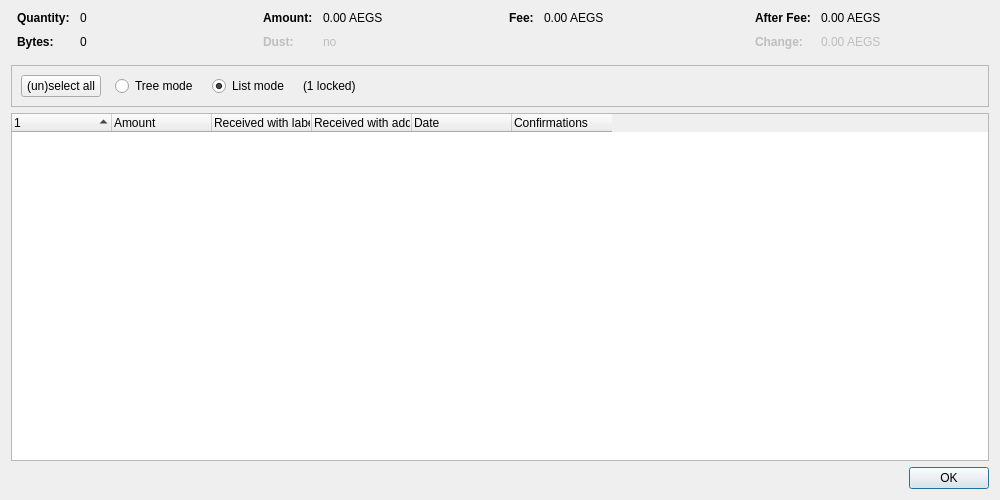
<?xml version="1.0" encoding="UTF-8"?>
<ui version="4.0">
 <class>CoinControlDialog</class>
 <widget class="QDialog" name="CoinControlDialog">
  <property name="geometry">
   <rect>
    <x>0</x>
    <y>0</y>
    <width>1000</width>
    <height>500</height>
   </rect>
  </property>
  <property name="windowTitle">
   <string>Coin Selection</string>
  </property>
  <layout class="QVBoxLayout" name="verticalLayout">
   <item>
    <layout class="QHBoxLayout" name="horizontalLayoutTop" stretch="0,0,0,0">
     <property name="topMargin">
      <number>0</number>
     </property>
     <property name="bottomMargin">
      <number>10</number>
     </property>
     <item>
      <layout class="QFormLayout" name="formLayoutCoinControl1">
       <property name="horizontalSpacing">
        <number>10</number>
       </property>
       <property name="verticalSpacing">
        <number>10</number>
       </property>
       <property name="leftMargin">
        <number>6</number>
       </property>
       <property name="rightMargin">
        <number>6</number>
       </property>
       <item row="0" column="0">
        <widget class="QLabel" name="labelCoinControlQuantityText">
         <property name="font">
          <font>
           <weight>75</weight>
           <bold>true</bold>
          </font>
         </property>
         <property name="text">
          <string>Quantity:</string>
         </property>
        </widget>
       </item>
       <item row="0" column="1">
        <widget class="QLabel" name="labelCoinControlQuantity">
         <property name="cursor">
          <cursorShape>IBeamCursor</cursorShape>
         </property>
         <property name="contextMenuPolicy">
          <enum>Qt::ActionsContextMenu</enum>
         </property>
         <property name="text">
          <string notr="true">0</string>
         </property>
         <property name="textInteractionFlags">
          <set>Qt::LinksAccessibleByMouse|Qt::TextSelectableByKeyboard|Qt::TextSelectableByMouse</set>
         </property>
        </widget>
       </item>
       <item row="1" column="0">
        <widget class="QLabel" name="labelCoinControlBytesText">
         <property name="font">
          <font>
           <weight>75</weight>
           <bold>true</bold>
          </font>
         </property>
         <property name="text">
          <string>Bytes:</string>
         </property>
        </widget>
       </item>
       <item row="1" column="1">
        <widget class="QLabel" name="labelCoinControlBytes">
         <property name="cursor">
          <cursorShape>IBeamCursor</cursorShape>
         </property>
         <property name="contextMenuPolicy">
          <enum>Qt::ActionsContextMenu</enum>
         </property>
         <property name="text">
          <string notr="true">0</string>
         </property>
         <property name="textInteractionFlags">
          <set>Qt::LinksAccessibleByMouse|Qt::TextSelectableByKeyboard|Qt::TextSelectableByMouse</set>
         </property>
        </widget>
       </item>
      </layout>
     </item>
     <item>
      <layout class="QFormLayout" name="formLayoutCoinControl2">
       <property name="horizontalSpacing">
        <number>10</number>
       </property>
       <property name="verticalSpacing">
        <number>10</number>
       </property>
       <property name="leftMargin">
        <number>6</number>
       </property>
       <property name="rightMargin">
        <number>6</number>
       </property>
       <item row="0" column="0">
        <widget class="QLabel" name="labelCoinControlAmountText">
         <property name="font">
          <font>
           <weight>75</weight>
           <bold>true</bold>
          </font>
         </property>
         <property name="text">
          <string>Amount:</string>
         </property>
        </widget>
       </item>
       <item row="0" column="1">
        <widget class="QLabel" name="labelCoinControlAmount">
         <property name="cursor">
          <cursorShape>IBeamCursor</cursorShape>
         </property>
         <property name="contextMenuPolicy">
          <enum>Qt::ActionsContextMenu</enum>
         </property>
         <property name="text">
          <string notr="true">0.00 AEGS</string>
         </property>
         <property name="textInteractionFlags">
          <set>Qt::LinksAccessibleByMouse|Qt::TextSelectableByKeyboard|Qt::TextSelectableByMouse</set>
         </property>
        </widget>
       </item>
       <item row="1" column="0">
        <widget class="QLabel" name="labelCoinControlLowOutputText">
         <property name="enabled">
          <bool>false</bool>
         </property>
         <property name="font">
          <font>
           <weight>75</weight>
           <bold>true</bold>
          </font>
         </property>
         <property name="text">
          <string>Dust:</string>
         </property>
        </widget>
       </item>
       <item row="1" column="1">
        <widget class="QLabel" name="labelCoinControlLowOutput">
         <property name="enabled">
          <bool>false</bool>
         </property>
         <property name="cursor">
          <cursorShape>IBeamCursor</cursorShape>
         </property>
         <property name="contextMenuPolicy">
          <enum>Qt::ActionsContextMenu</enum>
         </property>
         <property name="text">
          <string notr="true">no</string>
         </property>
         <property name="textInteractionFlags">
          <set>Qt::LinksAccessibleByMouse|Qt::TextSelectableByKeyboard|Qt::TextSelectableByMouse</set>
         </property>
        </widget>
       </item>
      </layout>
     </item>
     <item>
      <layout class="QFormLayout" name="formLayoutCoinControl3">
       <property name="horizontalSpacing">
        <number>10</number>
       </property>
       <property name="verticalSpacing">
        <number>10</number>
       </property>
       <property name="leftMargin">
        <number>6</number>
       </property>
       <property name="rightMargin">
        <number>6</number>
       </property>
       <item row="0" column="0">
        <widget class="QLabel" name="labelCoinControlFeeText">
         <property name="font">
          <font>
           <weight>75</weight>
           <bold>true</bold>
          </font>
         </property>
         <property name="text">
          <string>Fee:</string>
         </property>
        </widget>
       </item>
       <item row="0" column="1">
        <widget class="QLabel" name="labelCoinControlFee">
         <property name="cursor">
          <cursorShape>IBeamCursor</cursorShape>
         </property>
         <property name="contextMenuPolicy">
          <enum>Qt::ActionsContextMenu</enum>
         </property>
         <property name="text">
          <string notr="true">0.00 AEGS</string>
         </property>
         <property name="textInteractionFlags">
          <set>Qt::LinksAccessibleByMouse|Qt::TextSelectableByKeyboard|Qt::TextSelectableByMouse</set>
         </property>
        </widget>
       </item>
      </layout>
     </item>
     <item>
      <layout class="QFormLayout" name="formLayoutCoinControl4">
       <property name="horizontalSpacing">
        <number>10</number>
       </property>
       <property name="verticalSpacing">
        <number>10</number>
       </property>
       <property name="leftMargin">
        <number>6</number>
       </property>
       <property name="rightMargin">
        <number>6</number>
       </property>
       <item row="0" column="0">
        <widget class="QLabel" name="labelCoinControlAfterFeeText">
         <property name="font">
          <font>
           <weight>75</weight>
           <bold>true</bold>
          </font>
         </property>
         <property name="text">
          <string>After Fee:</string>
         </property>
        </widget>
       </item>
       <item row="0" column="1">
        <widget class="QLabel" name="labelCoinControlAfterFee">
         <property name="cursor">
          <cursorShape>IBeamCursor</cursorShape>
         </property>
         <property name="contextMenuPolicy">
          <enum>Qt::ActionsContextMenu</enum>
         </property>
         <property name="text">
          <string notr="true">0.00 AEGS</string>
         </property>
         <property name="textInteractionFlags">
          <set>Qt::LinksAccessibleByMouse|Qt::TextSelectableByKeyboard|Qt::TextSelectableByMouse</set>
         </property>
        </widget>
       </item>
       <item row="1" column="0">
        <widget class="QLabel" name="labelCoinControlChangeText">
         <property name="enabled">
          <bool>false</bool>
         </property>
         <property name="font">
          <font>
           <weight>75</weight>
           <bold>true</bold>
          </font>
         </property>
         <property name="text">
          <string>Change:</string>
         </property>
        </widget>
       </item>
       <item row="1" column="1">
        <widget class="QLabel" name="labelCoinControlChange">
         <property name="enabled">
          <bool>false</bool>
         </property>
         <property name="cursor">
          <cursorShape>IBeamCursor</cursorShape>
         </property>
         <property name="contextMenuPolicy">
          <enum>Qt::ActionsContextMenu</enum>
         </property>
         <property name="text">
          <string notr="true">0.00 AEGS</string>
         </property>
         <property name="textInteractionFlags">
          <set>Qt::LinksAccessibleByMouse|Qt::TextSelectableByKeyboard|Qt::TextSelectableByMouse</set>
         </property>
        </widget>
       </item>
      </layout>
     </item>
    </layout>
   </item>
   <item>
    <widget class="QFrame" name="frame">
     <property name="minimumSize">
      <size>
       <width>0</width>
       <height>40</height>
      </size>
     </property>
     <property name="frameShape">
      <enum>QFrame::StyledPanel</enum>
     </property>
     <property name="frameShadow">
      <enum>QFrame::Sunken</enum>
     </property>
     <layout class="QHBoxLayout" name="horizontalLayout">
      <item>
       <layout class="QHBoxLayout" name="horizontalLayoutPanel" stretch="0,0,0,0,0">
        <property name="spacing">
         <number>14</number>
        </property>
        <item>
         <widget class="QPushButton" name="pushButtonSelectAll">
          <property name="sizePolicy">
           <sizepolicy hsizetype="Maximum" vsizetype="Fixed">
            <horstretch>0</horstretch>
            <verstretch>0</verstretch>
           </sizepolicy>
          </property>
          <property name="text">
           <string>(un)select all</string>
          </property>
          <property name="autoDefault">
           <bool>false</bool>
          </property>
         </widget>
        </item>
        <item>
         <widget class="QRadioButton" name="radioTreeMode">
          <property name="sizePolicy">
           <sizepolicy hsizetype="Maximum" vsizetype="Fixed">
            <horstretch>0</horstretch>
            <verstretch>0</verstretch>
           </sizepolicy>
          </property>
          <property name="text">
           <string>Tree mode</string>
          </property>
         </widget>
        </item>
        <item>
         <widget class="QRadioButton" name="radioListMode">
          <property name="sizePolicy">
           <sizepolicy hsizetype="Maximum" vsizetype="Fixed">
            <horstretch>0</horstretch>
            <verstretch>0</verstretch>
           </sizepolicy>
          </property>
          <property name="text">
           <string>List mode</string>
          </property>
          <property name="checked">
           <bool>true</bool>
          </property>
         </widget>
        </item>
        <item>
         <widget class="QLabel" name="labelLocked">
          <property name="text">
           <string notr="true">(1 locked)</string>
          </property>
         </widget>
        </item>
        <item>
         <spacer name="horizontalSpacer">
          <property name="orientation">
           <enum>Qt::Horizontal</enum>
          </property>
          <property name="sizeHint" stdset="0">
           <size>
            <width>40</width>
            <height>20</height>
           </size>
          </property>
         </spacer>
        </item>
       </layout>
      </item>
     </layout>
    </widget>
   </item>
   <item>
    <widget class="CoinControlTreeWidget" name="treeWidget">
     <property name="contextMenuPolicy">
      <enum>Qt::CustomContextMenu</enum>
     </property>
     <property name="sortingEnabled">
      <bool>false</bool>
     </property>
     <property name="columnCount">
      <number>6</number>
     </property>
     <attribute name="headerShowSortIndicator" stdset="0">
      <bool>true</bool>
     </attribute>
     <attribute name="headerStretchLastSection">
      <bool>false</bool>
     </attribute>
     <column>
      <property name="text">
       <string/>
      </property>
     </column>
     <column>
      <property name="text">
       <string>Amount</string>
      </property>
     </column>
     <column>
      <property name="text">
       <string>Received with label</string>
      </property>
     </column>
     <column>
      <property name="text">
       <string>Received with address</string>
      </property>
     </column>
     <column>
      <property name="text">
       <string>Date</string>
      </property>
     </column>
     <column>
      <property name="text">
       <string>Confirmations</string>
      </property>
      <property name="toolTip">
       <string>Confirmed</string>
      </property>
     </column>
     <column>
      <property name="text">
       <string/>
      </property>
     </column>
     <column>
      <property name="text">
       <string/>
      </property>
     </column>
     <column>
      <property name="text">
       <string/>
      </property>
     </column>
     <column>
      <property name="text">
       <string/>
      </property>
     </column>
    </widget>
   </item>
   <item>
    <widget class="QDialogButtonBox" name="buttonBox">
     <property name="orientation">
      <enum>Qt::Horizontal</enum>
     </property>
     <property name="standardButtons">
      <set>QDialogButtonBox::Ok</set>
     </property>
    </widget>
   </item>
  </layout>
 </widget>
 <customwidgets>
  <customwidget>
   <class>CoinControlTreeWidget</class>
   <extends>QTreeWidget</extends>
   <header>qt/coincontroltreewidget.h</header>
  </customwidget>
 </customwidgets>
 <resources/>
 <connections/>
</ui>
